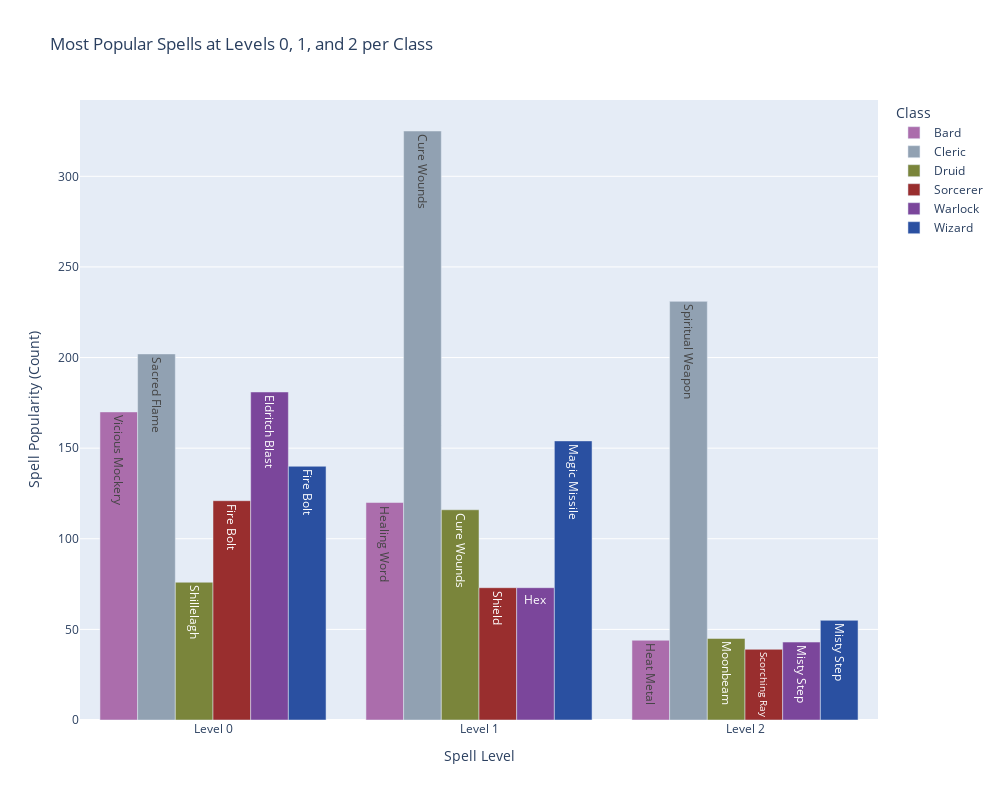

The notebook cell this image was saved under:
### Code cell
import pandas as pd
import plotly.express as px

# Load dataset
file_path = "cleaned_data_DnD_smaller.csv"
df = pd.read_csv(file_path)

# Filter for six spellcasting classes
selected_classes = ["Bard", "Cleric", "Druid", "Sorcerer", "Warlock", "Wizard"]
df_filtered = df[df["justClass"].isin(selected_classes)]

# Dictionary to store spell counts per class and level
class_spell_counts = {cls: {0: {}, 1: {}, 2: {}} for cls in selected_classes}

# Extract spells by parsing through spell lists
# Count them based on levels
for _, row in df_filtered.iterrows():
    cls = row["justClass"]
    if pd.notna(row["processedSpells"]):
        # Split using '|' as the spell divider
        spell_list = row["processedSpells"].split("|")  
        for spell in spell_list:
            # Split at asterisk to separate spell name and level
            parts = spell.split("*")  
            if len(parts) == 2:
                # Extract spell name and level
                spell_name, level = parts[0].strip(), parts[1].strip()  
                if level.isdigit():
                    level = int(level)
                    # Only process levels 0, 1, and 2
                    if level in [0, 1, 2]:  
                        class_spell_counts[cls][level][spell_name] = class_spell_counts[cls][level].get(spell_name, 0) + 1

# Find most popular spell per class per level
top_class_spells = []
for cls in selected_classes:
    for level in [0, 1, 2]:
        # Ensure spells exist at this level
        if class_spell_counts[cls][level]:  
            top_spell = max(class_spell_counts[cls][level], key=class_spell_counts[cls][level].get)
            count = class_spell_counts[cls][level][top_spell]
            top_class_spells.append({
                "Class": cls, 
                "Spell Level": f"Level {level}", 
                "Spell": top_spell, 
                "Count": count
            })

# Convert to DataFrame for visualization
df_top_class_spells = pd.DataFrame(top_class_spells)

# Custom color scheme for D&D spellcasting classes
class_colors = {
    "Bard": "#AB6DAC",
    "Cleric": "#91A1B2",
    "Druid": "#7A853B",
    "Sorcerer": "#992E2E",
    "Warlock": "#7B469B",
    "Wizard": "#2A50A1"
}

# Create interactive grouped bar chart using Plotly
fig = px.bar(
    df_top_class_spells, 
    x="Spell Level", 
    y="Count", 
    color="Class", 
    text="Spell",  # Set spell names as hover labels
    barmode="group",
    title="Most Popular Spells at Levels 0, 1, and 2 per Class",
    labels={"Count": "Spell Popularity", "Spell Level": "Spell Level"},
    # Show spell name on hover
    hover_data={"Spell": True, "Class": True, "Count": True}, 
    # Apply custom color scheme 
    color_discrete_map=class_colors  
)

# Improve readability
fig.update_layout(
    xaxis_title="Spell Level",
    yaxis_title="Spell Popularity (Count)",
    legend_title="Class",
    bargap=0.15,  # Adjust bar width
    height=800, width=1000
)

# Show the interactive chart
fig.show()

### Figure 1 — Plotly figure (JSON) as saved in the notebook; plotly's stock layout.template omitted (floating-point values rounded to 4 significant figures)
{"data": [{"alignmentgroup": "True", "customdata": [["Vicious Mockery", "Bard"], ["Healing Word", "Bard"], ["Heat Metal", "Bard"]], "hovertemplate": "Class=%{customdata[1]}<br>Spell Level=%{x}<br>Spell Popularity=%{y}<br>Spell=%{customdata[0]}<extra></extra>", "legendgroup": "Bard", "marker": {"color": "#AB6DAC", "pattern": {"shape": ""}}, "name": "Bard", "offsetgroup": "Bard", "orientation": "v", "showlegend": true, "text": ["Vicious Mockery", "Healing Word", "Heat Metal"], "textposition": "auto", "type": "bar", "x": ["Level 0", "Level 1", "Level 2"], "xaxis": "x", "y": [170, 120, 44], "yaxis": "y"}, {"alignmentgroup": "True", "customdata": [["Sacred Flame", "Cleric"], ["Cure Wounds", "Cleric"], ["Spiritual Weapon", "Cleric"]], "hovertemplate": "Class=%{customdata[1]}<br>Spell Level=%{x}<br>Spell Popularity=%{y}<br>Spell=%{customdata[0]}<extra></extra>", "legendgroup": "Cleric", "marker": {"color": "#91A1B2", "pattern": {"shape": ""}}, "name": "Cleric", "offsetgroup": "Cleric", "orientation": "v", "showlegend": true, "text": ["Sacred Flame", "Cure Wounds", "Spiritual Weapon"], "textposition": "auto", "type": "bar", "x": ["Level 0", "Level 1", "Level 2"], "xaxis": "x", "y": [202, 325, 231], "yaxis": "y"}, {"alignmentgroup": "True", "customdata": [["Shillelagh", "Druid"], ["Cure Wounds", "Druid"], ["Moonbeam", "Druid"]], "hovertemplate": "Class=%{customdata[1]}<br>Spell Level=%{x}<br>Spell Popularity=%{y}<br>Spell=%{customdata[0]}<extra></extra>", "legendgroup": "Druid", "marker": {"color": "#7A853B", "pattern": {"shape": ""}}, "name": "Druid", "offsetgroup": "Druid", "orientation": "v", "showlegend": true, "text": ["Shillelagh", "Cure Wounds", "Moonbeam"], "textposition": "auto", "type": "bar", "x": ["Level 0", "Level 1", "Level 2"], "xaxis": "x", "y": [76, 116, 45], "yaxis": "y"}, {"alignmentgroup": "True", "customdata": [["Fire Bolt", "Sorcerer"], ["Shield", "Sorcerer"], ["Scorching Ray", "Sorcerer"]], "hovertemplate": "Class=%{customdata[1]}<br>Spell Level=%{x}<br>Spell Popularity=%{y}<br>Spell=%{customdata[0]}<extra></extra>", "legendgroup": "Sorcerer", "marker": {"color": "#992E2E", "pattern": {"shape": ""}}, "name": "Sorcerer", "offsetgroup": "Sorcerer", "orientation": "v", "showlegend": true, "text": ["Fire Bolt", "Shield", "Scorching Ray"], "textposition": "auto", "type": "bar", "x": ["Level 0", "Level 1", "Level 2"], "xaxis": "x", "y": [121, 73, 39], "yaxis": "y"}, {"alignmentgroup": "True", "customdata": [["Eldritch Blast", "Warlock"], ["Hex", "Warlock"], ["Misty Step", "Warlock"]], "hovertemplate": "Class=%{customdata[1]}<br>Spell Level=%{x}<br>Spell Popularity=%{y}<br>Spell=%{customdata[0]}<extra></extra>", "legendgroup": "Warlock", "marker": {"color": "#7B469B", "pattern": {"shape": ""}}, "name": "Warlock", "offsetgroup": "Warlock", "orientation": "v", "showlegend": true, "text": ["Eldritch Blast", "Hex", "Misty Step"], "textposition": "auto", "type": "bar", "x": ["Level 0", "Level 1", "Level 2"], "xaxis": "x", "y": [181, 73, 43], "yaxis": "y"}, {"alignmentgroup": "True", "customdata": [["Fire Bolt", "Wizard"], ["Magic Missile", "Wizard"], ["Misty Step", "Wizard"]], "hovertemplate": "Class=%{customdata[1]}<br>Spell Level=%{x}<br>Spell Popularity=%{y}<br>Spell=%{customdata[0]}<extra></extra>", "legendgroup": "Wizard", "marker": {"color": "#2A50A1", "pattern": {"shape": ""}}, "name": "Wizard", "offsetgroup": "Wizard", "orientation": "v", "showlegend": true, "text": ["Fire Bolt", "Magic Missile", "Misty Step"], "textposition": "auto", "type": "bar", "x": ["Level 0", "Level 1", "Level 2"], "xaxis": "x", "y": [140, 154, 55], "yaxis": "y"}], "layout": {"bargap": 0.15, "barmode": "group", "height": 800, "legend": {"title": {"text": "Class"}, "tracegroupgap": 0}, "title": {"text": "Most Popular Spells at Levels 0, 1, and 2 per Class"}, "width": 1000, "xaxis": {"anchor": "y", "domain": [0, 1], "title": {"text": "Spell Level"}}, "yaxis": {"anchor": "x", "domain": [0, 1], "title": {"text": "Spell Popularity (Count)"}}}}
